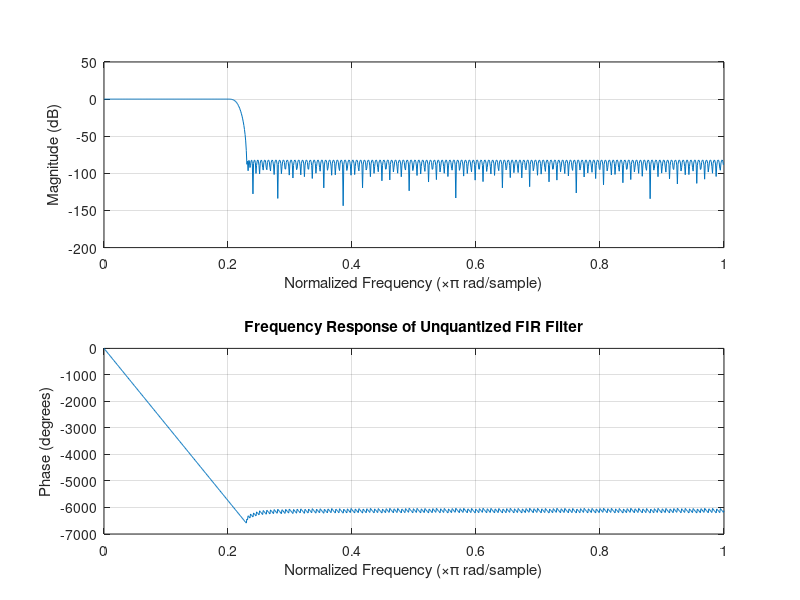
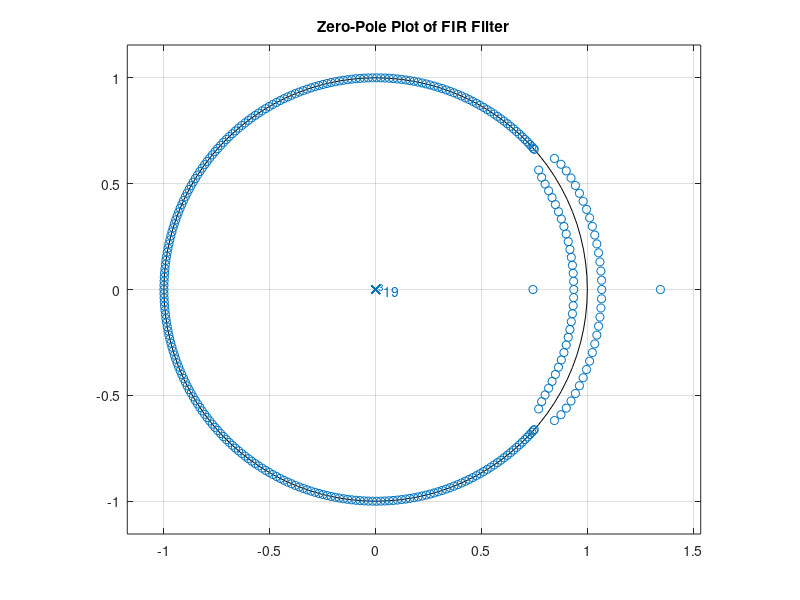

MATLAB code for these plots, in order: (Note: this script raises an error after producing the figures.)
%% Combined Pipelining & L=3 Parallel Processing FIR Filter Simulation
% This script designs a 320-tap low-pass FIR filter using firpm and 
% simulates a combined architecture.
% The filter is partitioned into 3 polyphase branches (L=3) and then each
% branch is processed with a pipelined FIR function.
% The branch outputs are delayed appropriately and summed to emulate the 
% combined pipelining and L=3 parallel processing FIR filter.
%
% An impulse input is used for simulation. The standard FIR impulse 
% response and the combined architecture impulse response are plotted for 
% comparison.

clear; close all; clc;

%% Filter Design
nTaps = 320;                     % Total number of coefficients
f = [0 0.2 0.23 1];              % Normalized frequency bands: passband, transition, stopband
a = [1 1 0 0];
% Note: firpm requires the filter order = nTaps - 1
b = firpm(nTaps-1, f, a);

% Plot filter responses (optional)
figure;
freqz(b, 1, 1024);
title('Frequency Response of Unquantized FIR Filter');

figure;
zplane(b, 1);
title('Zero-Pole Plot of FIR Filter');

%% Generate an Impulse Input Signal
N = 300;                       % Number of simulation samples
x = zeros(1, N);               % Create an impulse input vector
x(1) = 1;                      % Impulse at the first sample

% Standard FIR impulse response for reference
y_standard = filter(b, 1, x);

%% Polyphase Decomposition for L=3
% Partition the full coefficient vector into three branches.
b0 = b(1:3:end);   % Branch 0: indices 0, 3, 6, ...
b1 = b(2:3:end);   % Branch 1: indices 1, 4, 7, ...
b2 = b(3:3:end);   % Branch 2: indices 2, 5, 8, ...

% Define the number of pipeline stages to emulate in each branch.
numStages = 2;  % Chosen for simulation purposes

% Process each branch with the pipelined FIR function.
y0_pipe = pipelined_filter(x, b0, numStages);
y1_pipe = pipelined_filter(x, b1, numStages);
y2_pipe = pipelined_filter(x, b2, numStages);

% Delay the branches appropriately to align their outputs:
y1_pipe_delayed = [zeros(1,1), y1_pipe(1:end-1)];   % Delay branch 1 by 1 sample
y2_pipe_delayed = [zeros(1,2), y2_pipe(1:end-2)];     % Delay branch 2 by 2 samples

% Combine the branch outputs to produce the overall filter output.
y_combined = y0_pipe + y1_pipe_delayed + y2_pipe_delayed;

%% Plot Comparison of Impulse Responses
figure;
subplot(2,1,1);
stem(y_standard, 'filled');
title('Standard FIR Impulse Response');
xlabel('Sample Index');
ylabel('Amplitude');

subplot(2,1,2);
stem(y_combined, 'filled');
title('Combined Pipelined & L=3 Parallel FIR Impulse Response');
xlabel('Sample Index');
ylabel('Amplitude');

%% Helper Function: pipelined_filter
function y_pipe = pipelined_filter(x, b, numStages)
% pipelined_filter simulates a pipelined FIR filter by partitioning the 
% coefficient vector b into numStages segments, filtering the input x with 
% each segment, delaying the resulting output, and summing the delayed outputs.
%
% Inputs:
%   x         - Input signal vector.
%   b         - FIR filter coefficient vector (for one polyphase branch).
%   numStages - Number of pipeline stages to simulate.
%
% Output:
%   y_pipe    - Filtered output signal (same length as x).

    N = length(b);
    stageLen = ceil(N / numStages);
    y_pipe = zeros(1, length(x));
    for stage = 1:numStages
        start_index = (stage - 1) * stageLen + 1;
        end_index = min(stage * stageLen, N);
        seg = b(start_index:end_index);
        
        % Compute the partial FIR output for this segment
        y_partial = filter(seg, 1, x);
        
        % Delay the partial output by (start_index - 1) samples to mimic pipeline delay
        delay = start_index - 1;
        y_partial_delayed = [zeros(1, delay), y_partial];
        y_partial_delayed = y_partial_delayed(1:length(x));  % Ensure matching length
        
        % Sum the delayed partial outputs
        y_pipe = y_pipe + y_partial_delayed;
    end
end
